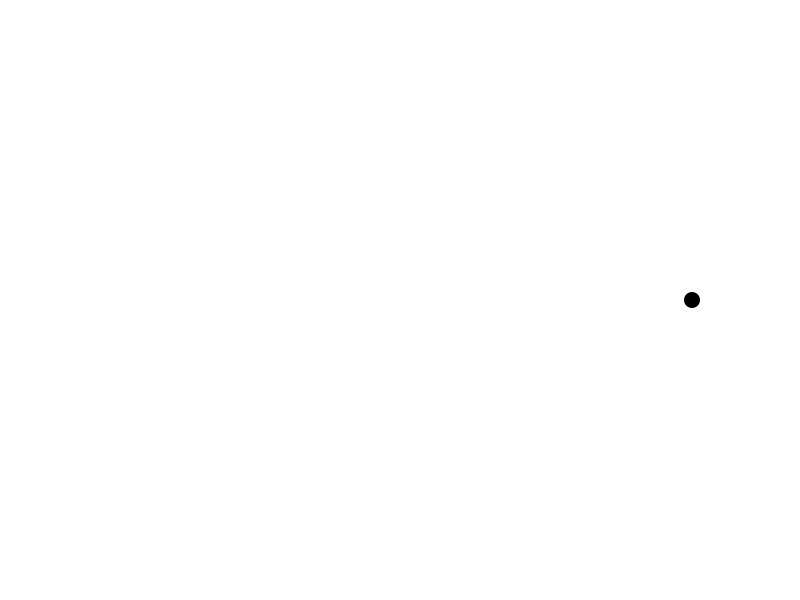
Frame 1 (no input)
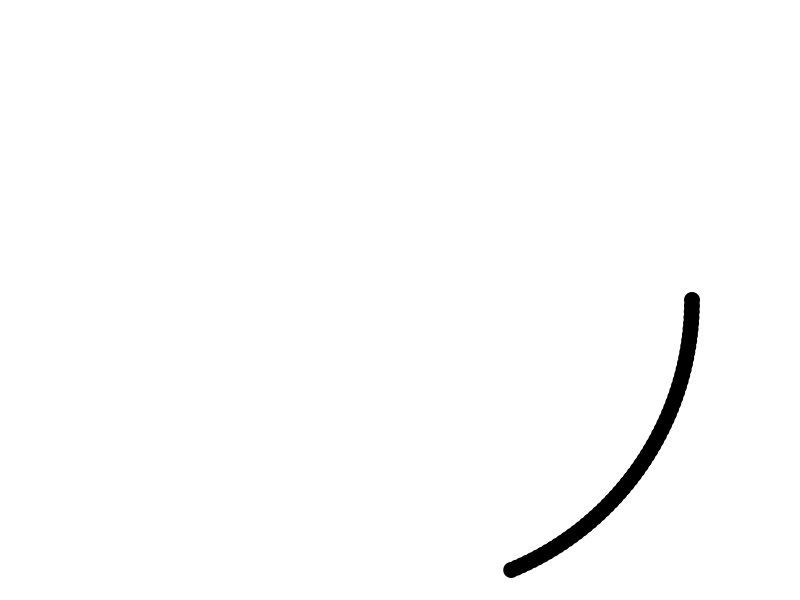
Frame 60 (the mouse pressed at the canvas centre just before this capture)
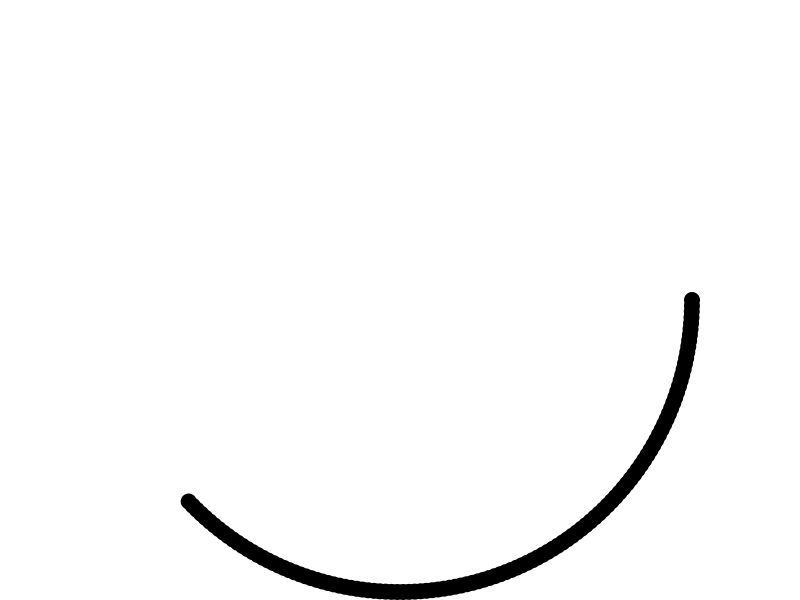
Frame 120 (the mouse held since frame 60 and released just before this capture)

The Processing sketch that drew these frames (run headless with seeded random() and noise(); from frame 60 on, the mouse is pressed at the canvas centre):

// Processing sketch: sketch_0013_00_mathematics
// ── sketch_0013_00_mathematics.pde
float r;
float theta = 0;
float border;

void setup() {
  size(800, 600);
  background(255);
  border = 16;
  r = (height - border)/2;
}

// points on the circle X*X + Y*Y = R*R;
void draw() {
  float x = r * cos(theta);
  float y = r * sin(theta);
  noStroke();
  fill(0);
  
  // Dan's example
  //ellipse(x + width/2, y + height/2, 16, 16);
  
  translate(width/2, height/2);
  ellipse( x, y, 16, 16);
  theta += 0.02;
}
